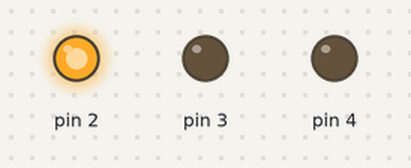
Bench run of a sketch on a simulated Arduino Uno, built with avr-gcc and run on an emulated ATmega328P. Parts: output pins drawn as LEDs (lit = HIGH).

Above: at 5.0 s.
At 11.0 s:
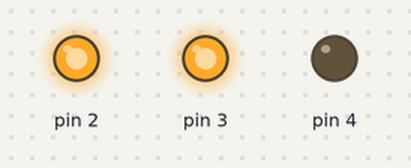
At 14.5 s:
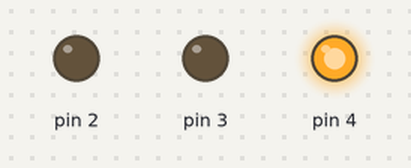
Timing chart, 0 to 22.1 s (numbered marks = the images above):
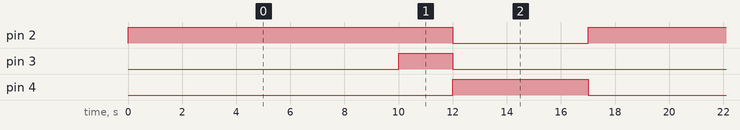

Measured:
- by itself, pin 2: alternates HIGH for 12.0 s and LOW for 5.0 s
- by itself, pin 3: alternates HIGH for 2.0 s and LOW for 15.0 s
- by itself, pin 4: alternates HIGH for 5.0 s and LOW for 12.0 s

The sketch:

cool_luulia1.ino
```cpp
#define kırmızı 2
#define sarı 3
#define yesil 4

void setup()
{
  pinMode(2, OUTPUT);
  pinMode(3, OUTPUT);
  pinMode(4, OUTPUT);
}

void loop()
{
  digitalWrite(2, HIGH);
  delay(10000);
  digitalWrite(3, HIGH);
  delay(2000);
  digitalWrite(2, LOW);
  digitalWrite(3,LOW);
  digitalWrite(4,HIGH);
  delay(5000);
  digitalWrite(4,LOW);
}
```
